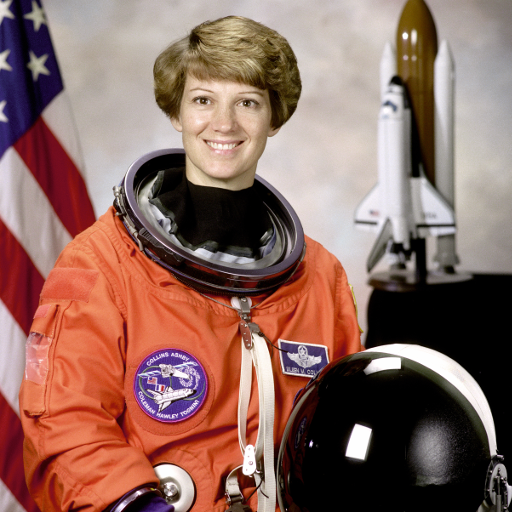
#> input picture Images/astronaut.png, 512 x 512 px; its folder holds 5 pictures in this run
$ jupyter execute Filters_and_Effects.ipynb
#> lines starting #> are read from the running program, lines starting #| are printed output that depends on the picture
### **Filters and Effects**

[](https://colab.research.google.com/github/jrafa1607/Computer_Vision_In_Python/blob/main/Algorithms/Filters_and_Effects.ipynb)

> Filters change each pixel based on its neighborhood (**spatial filters**) or on its own value (**intensity transformations**). This notebook covers mirroring, sharpening with a **high-pass filter**, smoothing with **low-pass filters**, negative and **gamma** transformations, and measures how well each smoothing filter removes **salt-and-pepper noise** using the PSNR.

[cell 1]
# Import libraries and helpers (images load from ../Images locally, or from GitHub in Colab)
import os
import urllib.request

import cv2
import numpy as np
from matplotlib import pyplot as plt

BASE_URL = "https://raw.githubusercontent.com/jrafa1607/Computer_Vision_In_Python/main/Images/"

def load_image(name, flags=cv2.IMREAD_COLOR):
    """Returns the image in OpenCV format (BGR for color images)."""
#> called with name = 'astronaut.png', flags = 1
    local = os.path.join("..", "Images", name)
    if os.path.exists(local):
        data = np.fromfile(local, np.uint8)
    else:
        with urllib.request.urlopen(BASE_URL + name) as response:
            data = np.frombuffer(response.read(), np.uint8)
    return cv2.imdecode(data, flags)
#> returned value is the input picture: shape (512, 512, 3); mean B, G, R 96.5, 105.8, 141.6

def show(images, titles, size=(14, 4)):
    """Shows images side by side; color images are converted from BGR to RGB for Matplotlib."""
    fig, axes = plt.subplots(1, len(images), figsize=size)
    for ax, image, title in zip(np.atleast_1d(axes), images, titles):
        if image.ndim == 3:
            ax.imshow(cv2.cvtColor(image, cv2.COLOR_BGR2RGB))
        else:
            ax.imshow(image, cmap="gray", vmin=0, vmax=255)
        ax.set_title(title)
        ax.axis("off")
    plt.tight_layout()
    plt.show()

[cell 2]
# Load the image
img = load_image("astronaut.png")
gray = cv2.cvtColor(img, cv2.COLOR_BGR2GRAY)
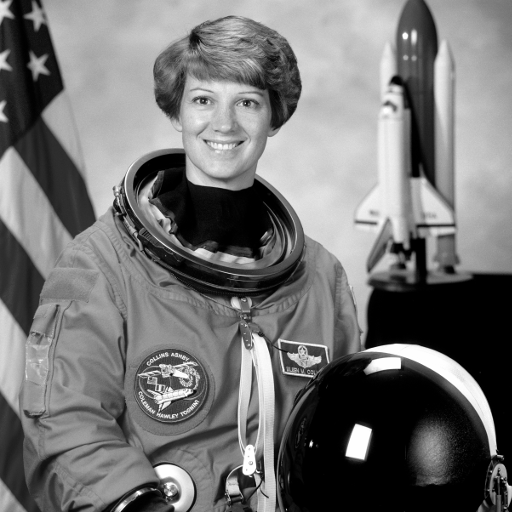
#> gray: shape (512, 512); min 0, max 255, mean 115.4

#### **01. Mirroring**

Flipping reverses the order of rows or columns: `cv2.flip(img, 1)` mirrors left to right, `0` top to bottom, and `-1` both.

[cell 3]
# Horizontal, vertical, and both flips
show([img, cv2.flip(img, 1), cv2.flip(img, 0), cv2.flip(img, -1)],
     ["Original", "Horizontal flip", "Vertical flip", "Both flips"], size=(16, 4))
#> the loop in show, `for ax, image, title in zip(np.atleast_1d(axes), images, titles):` made 4 passes
#> title on passes 1 to 4: 'Original', 'Horizontal flip', 'Vertical flip', 'Both flips'

#### **02. High-Pass Filter (Sharpening)**

A high-pass kernel such as `[[-1,-1,-1],[-1,8,-1],[-1,-1,-1]]` keeps rapid intensity changes (edges and fine details). Adding this response to the original sharpens the image. The filter must run in floating point: in 8-bit arithmetic, negative responses are clipped to 0 and half of each edge is lost.

[cell 4]
# High-pass response computed in float, then added back for sharpening
kernel = np.array([[-1, -1, -1], [-1, 8, -1], [-1, -1, -1]], np.float32)
high_pass = cv2.filter2D(img.astype(np.float32), -1, kernel)
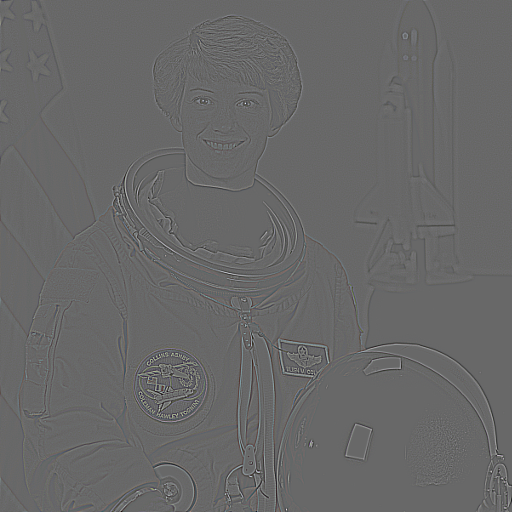
#> high_pass: shape (512, 512, 3) float32; mean B, G, R 0, 0, 0; drawn with min black and max white
sharpened = np.clip(img.astype(np.float32) + 0.5 * high_pass, 0, 255).astype(np.uint8)
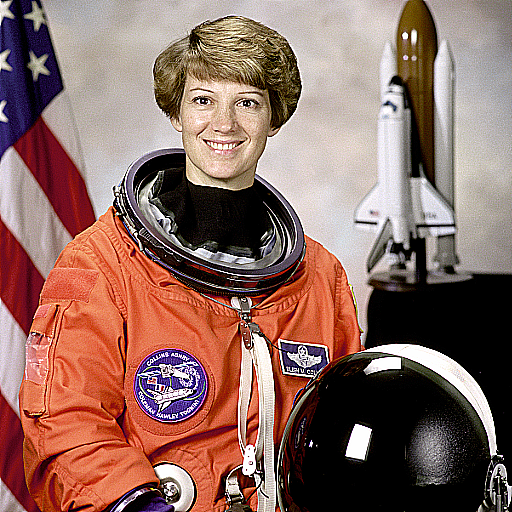
#> sharpened: shape (512, 512, 3); mean B, G, R 97.9, 106.6, 141.3
edges_view = np.clip(np.abs(high_pass), 0, 255).astype(np.uint8)
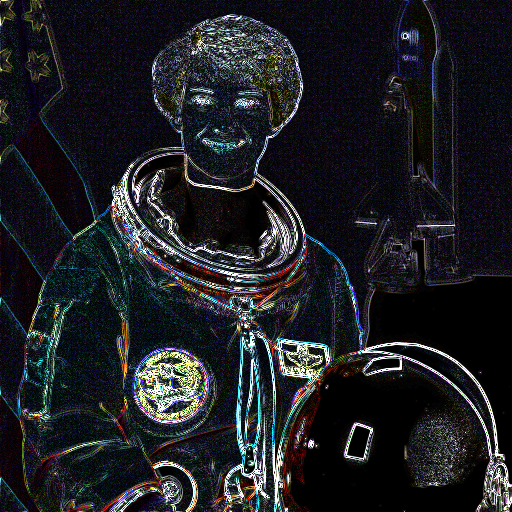
#> edges_view: shape (512, 512, 3); mean B, G, R 36.1, 31.9, 30.3
show([img, edges_view, sharpened], ["Original", "High-pass response |Δ|", "Sharpened"], size=(15, 5))
#> call 2 of show, with size = (15, 5)
#> the loop in show (call 2), `for ax, image, title in zip(np.atleast_1d(axes), images, titles):` made 3 passes
#> in show (call 2), `plt.show()`:
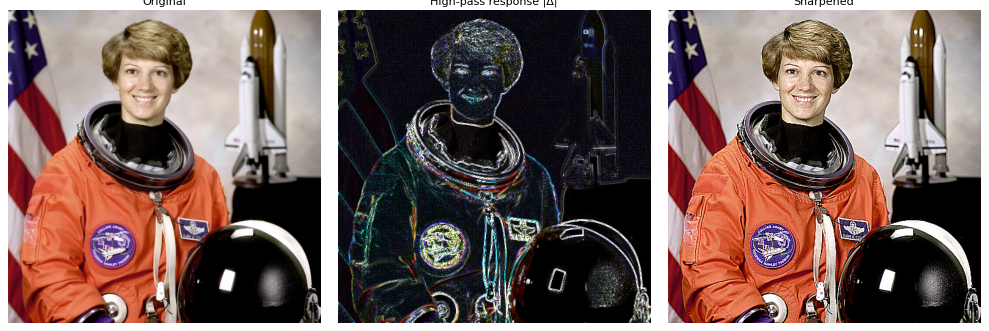
#> figure drawn by matplotlib, 3 panels

#### **03. Smoothing Filters (Low-Pass) and Noise Removal**

* **Mean:** average of the neighborhood; simple, but blurs edges.
* **Gaussian:** weighted average that favors closer pixels.
* **Median:** the middle value of the neighborhood; ideal for impulsive (salt-and-pepper) noise because outliers never reach the output.
* **Bilateral:** averages only pixels with similar intensity, preserving edges.

The **PSNR** (peak signal-to-noise ratio, in dB) compares each result with the clean image: higher is better.

[cell 5]
# Add salt-and-pepper noise (seeded, so the result is reproducible)
def add_salt_pepper(image, amount, seed=42):
#> called with amount = 0.05, seed = 42
    rng = np.random.default_rng(seed)
    noisy = image.copy()
    mask = rng.random(image.shape[:2])
    noisy[mask < amount / 2] = 0          # pepper
    noisy[mask > 1 - amount / 2] = 255    # salt
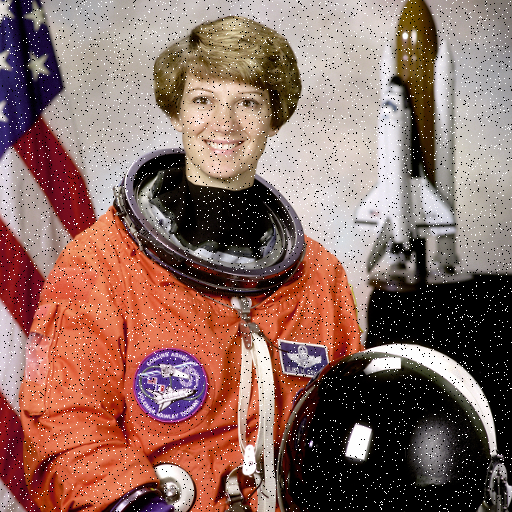
#> noisy: shape (512, 512, 3); mean B, G, R 98.1, 106.9, 140.9
    return noisy

noisy = add_salt_pepper(img, 0.05)
filters = {
    "Mean 5x5": cv2.blur(noisy, (5, 5)),
    "Gaussian 5x5": cv2.GaussianBlur(noisy, (5, 5), 0),
    "Median 5x5": cv2.medianBlur(noisy, 5),
    "Bilateral": cv2.bilateralFilter(noisy, 9, 75, 75),
}
print(f"{'Noisy (5%)':<14} PSNR = {cv2.PSNR(img, noisy):5.1f} dB")
#| Noisy (5%)     PSNR =  17.5 dB
for name, result in filters.items():
    print(f"{name:<14} PSNR = {cv2.PSNR(img, result):5.1f} dB")
#> this loop made 4 passes
#> name on passes 1 to 4: 'Mean 5x5', 'Gaussian 5x5', 'Median 5x5', 'Bilateral'
#| Mean 5x5       PSNR =  24.4 dB
#| Gaussian 5x5   PSNR =  25.4 dB
#| Median 5x5     PSNR =  27.9 dB
#| Bilateral      PSNR =  17.6 dB
show([noisy] + list(filters.values()), ["Noisy (5%)"] + list(filters), size=(18, 4))
#> call 3 of show, with size = (18, 4)
#> the loop in show (call 3), `for ax, image, title in zip(np.atleast_1d(axes), images, titles):` made 5 passes
#> in show (call 3), `plt.show()`:
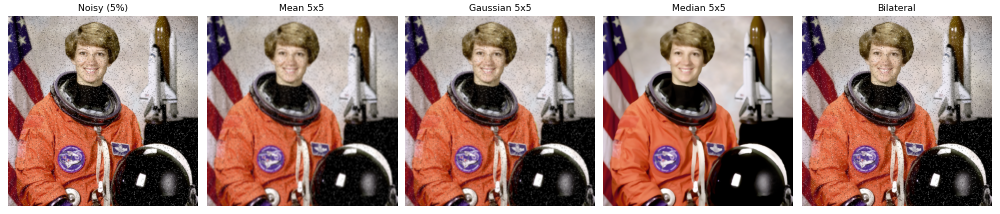
#> figure drawn by matplotlib, 5 panels

#### **04. Intensity Transformations**

* **Negative:** `255 - pixel` inverts the tones.
* **Gamma (power law):** `255 * (pixel / 255) ** gamma`. A gamma below 1 brightens dark tones; above 1 darkens them. A lookup table applies it to the 256 possible values at once.

[cell 6]
# Negative and gamma correction with a lookup table
def apply_gamma(image, gamma):
#> called with gamma = 0.5
    table = (255 * (np.arange(256) / 255) ** gamma).round().astype(np.uint8)
    return cv2.LUT(image, table)
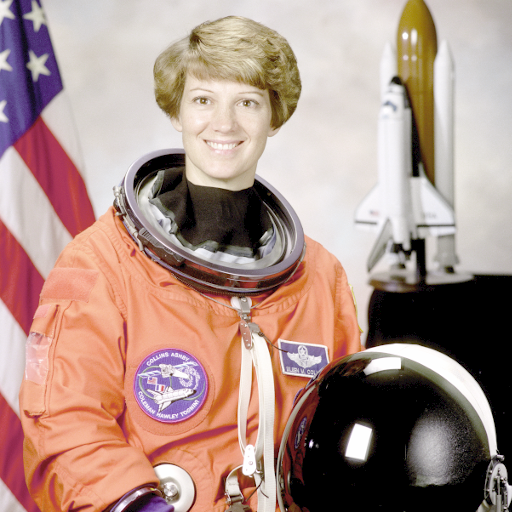
#> returned value: shape (512, 512, 3); mean of channels 0, 1, 2 135, 144, 172; drawn as B, G, R

show([img, 255 - img, apply_gamma(img, 0.5), apply_gamma(img, 2.0)],
     ["Original", "Negative", "Gamma 0.5 (brighter)", "Gamma 2.0 (darker)"], size=(16, 4))
#> call 2 of apply_gamma, with gamma = 2
#> in apply_gamma (call 2), `table = (255 * (np.arange(256) / 255) ** gamma).round().astype(np.uint8)`: table = 256 values from 0 to 255
#> in apply_gamma (call 2), `return cv2.LUT(image, table)`:
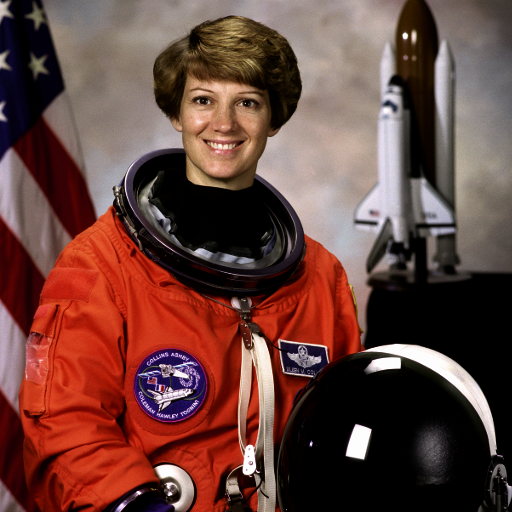
#> returned value: shape (512, 512, 3); mean of channels 0, 1, 2 60.3, 66.9, 105; drawn as B, G, R
#> call 4 of show, with size = (16, 4)
#> the loop in show (call 4), `for ax, image, title in zip(np.atleast_1d(axes), images, titles):` made 4 passes
#> title on passes 1 to 4: 'Original', 'Negative', 'Gamma 0.5 (brighter)', 'Gamma 2.0 (darker)'
#> in show (call 4), `plt.show()`:
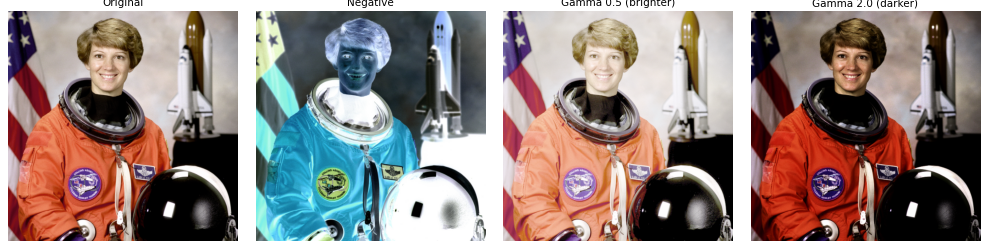
#> figure drawn by matplotlib, 4 panels
